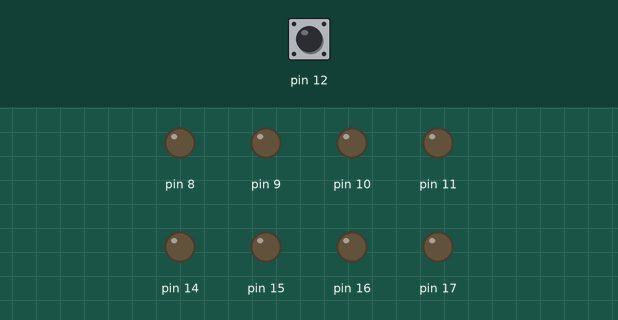
Recording of a sketch running on a simulated Arduino Uno, built with avr-gcc and run on an emulated ATmega328P. Parts: output pins drawn as LEDs (lit = HIGH). Inputs (shaded band) come from the test bench; at power-on: pin 12 LOW.

Above: at 1.2 s.
1.3 s: pin 12 driven HIGH
At 2.0 s:
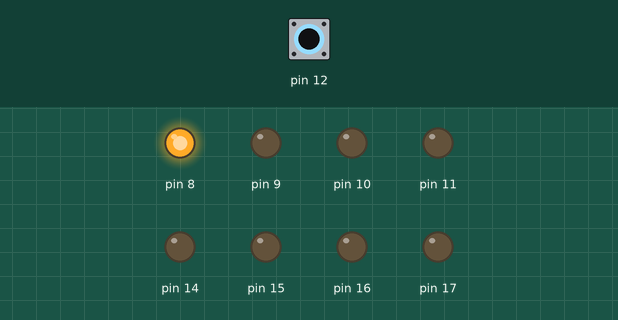
2.8 s: pin 12 pulsed LOW 5 times (0.12 s each, 0.3 s apart)
At 4.8 s:
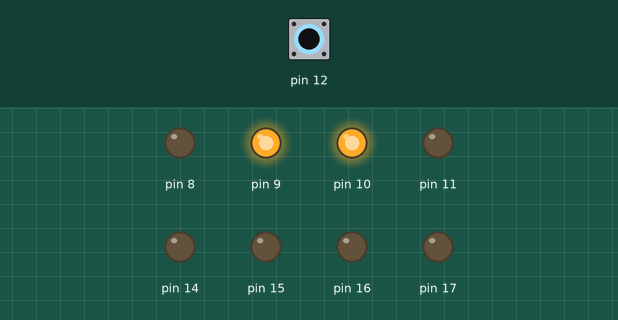
5.8 s: pin 12 pulsed LOW 2 times (0.12 s each, 0.3 s apart)
At 7.6 s:
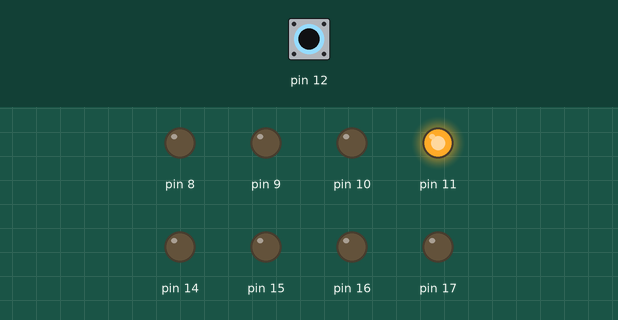
Timing chart, 0 to 9.1 s (numbered marks = the images above; inputs shaded):
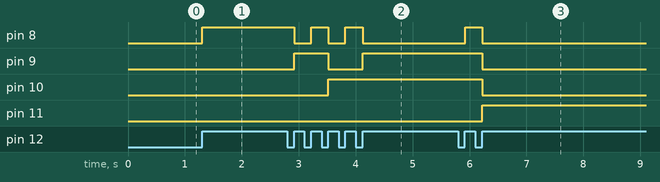

The sketch:

Part2.ino
```cpp
;void setup()
{
  asm(
"		JMP start				\n"
"delay: LDI	 r23,  81			\n"	//Delay 1 sec
"w1:	LDI	 r24,  255 			\n"
"w2:	LDI  r25,  255 			\n"
"w3:	DEC  r25  				\n"
"		BRNE w3					\n"
"		DEC  r24				\n"
"		BRNE w2					\n"
"		DEC  r23				\n"
"       BRNE w1					\n"
"		RET						\n"
";Your Functions Code Begin		\n" //Write your code
"d_1ms: LDI	 r24,  20 			\n" //~980us delay
"l1:	LDI  r25,  255 			\n"
"l2:	DEC  r25  				\n"
"		BRNE l2					\n"
"		DEC  r24				\n"
"		BRNE l1					\n"
"		RET						\n"
//Increment Function
"inc7: 	IN	 r25,  0x05			\n" // r25<- PORTB
"		ANDI r25,  0b00001111	\n"	// Get only seven segment bits
"		INC  r25				\n" // Increment first digit
"		LDI	 r24,  0b00001010	\n" // r24 <- 10
"		CP	 r25,  r24			\n" // Compare r25 - r24
"		BRNE incB				\n" // Jump incC if portB!=10
"		LDI  r25,  0b00000000   \n" // Clear R25 if r25==10
"	 	IN	 r23,  0x08			\n" // r23<- PORTC
"		ANDI r23,  0b00001111	\n"	// Get only seven segment bits
"		INC  r23				\n" // Increment first digit
"		CP	 r23,  r24			\n" // Compare r23 - r24
"		BRNE incC				\n" // Jump incC if portC !=10
"		LDI  r23,  0b00000000   \n" // Clear r25 if r25==10
"incC:  IN   r24,  0x08			\n" // Get r24<-PORTC
"		ANDI r24,  0b11110000	\n" // Clear r24 left 4 bit
"		OR	 r23,  r24			\n" // Write to new 7seg value
"		OUT  0x08, r23			\n" // Write portc new value
"incB:  IN   r24,  0x05			\n" // Get r24<-PORTB
"		ANDI r24,  0b11110000	\n" // Clear r24 left 4 bit
"		OR	 r25,  r24			\n" // Write to new 7seg value
"		OUT  0x05, r25			\n" // Write portb new value
"		RET						\n"
//Decrement Function
"dec7: 	IN	 r25,  0x05			\n" // r25<- PORTB
"		ANDI r25,  0b00001111	\n"	// Get only seven segment bits
"		DEC  r25				\n" // Decrement first digit
"		BRPL incB				\n" // Jump decC if portB>=0
"		LDI  r25,  0b00001001   \n" // Clear R25 if r25 10
"	 	IN	 r23,  0x08			\n" // r23<- PORTC
"		ANDI r23,  0b00001111	\n"	// Get only seven segment bits
"		DEC  r23				\n" // Decrement first digit
"		BRPL incC				\n" // Jump decC if portC>=0
"		LDI  r23,  0b00001001   \n" // Clear r25 if r25 10
"decC:  IN   r24,  0x08			\n" // Get r24<-PORTC
"		ANDI r24,  0b11110000	\n" // Clear r24 left 4 bit
"		OR	 r23,  r24			\n" // Write to new 7seg value
"		OUT  0x08, r23			\n" // Write portc new value
"decB:  IN   r24,  0x05			\n" // Get r24<-PORTB>=0
"		ANDI r24,  0b11110000	\n" // Clear r24 left 4 bit
"		OR	 r25,  r24			\n" // Write to new 7seg value
"		OUT  0x05, r25			\n" // Write portb new value
"		RET						\n"


";Your Functions Code End		\n"
"start:							\n" //Write your code
";Your Setup Code Begin			\n"
"		IN 	 r16,  0x04     	\n" //r16 <- DDRB
"		ORI	 r16,  0b00001111	\n"	//Set r16[3:0] for 7-segment
"		ANDI r16,  0b11001111	\n"	//Clear r16[5:4] for input
"		OUT  0x04, r16			\n" //DDRB <- r16

"		IN 	 r16,  0x07     	\n" //r16 <- DDRC
"		ORI	 r16,  0b00001111	\n"	//Set r16[3:0] for 7-segment
"		OUT  0x07, r16			\n" //DDRC <- r16

"		IN 	 r16,  0x05     	\n" //r16 <- PORTB
"		ANDI r16,  0b11110000	\n"	//Clear r16[3:0] for 7-segment
"		OUT  0x05, r16			\n" //PORTB <- r16

"		IN 	 r16,  0x08     	\n" //r16 <- PORTC
"		ANDI r16,  0b11110000	\n"	//Clear r16[3:0] for 7-segment
"		OUT  0x08, r16			\n" //PORTC <- r16
"       LDI  r20,  0b00000000	\n" // Use r20 as led flag
";Your Setup Code End			\n"
  );

}

void loop()
{

  asm(
"LOOP:							\n"//Write your code
";Your LOOP Code Begin			\n"
"   	IN 	 r16, 0x03			\n"//r16<- PINB
"   	MOV  r17, r16			\n"//Copy r16 to r17
"       MOV  r18, r20			\n"//Copy r20 to r18
"       ANDI r17, 0b00010000	\n"//Get Only First button bit
"       ANDI r18, 0b00010000	\n"//Get Only First button status bit
"		EOR	 r18, r17			\n"//Check first button status is changed
"		BREQ btn2				\n"//Branch btn2 if state is same
"		AND  r17, r17			\n"//Check r17 is zero or not
"		BREQ b1z				\n"//Branch if r17 zero
"		call inc7				\n"//Increment seven segment
"		ORI	 r20, 0b00010000 	\n"//Set status bit
"		JMP btn2				\n"//Jump to check btn2
"b1z:	ANDI r20, 0b11101111	\n"//Clear status bit
"btn2:  MOV  r18, r20			\n"//Copy r20 to r18
"       ANDI r16, 0b00100000	\n"//Get Only Second button bit
"       ANDI r18, 0b00100000	\n"//Get Only Second button status bit
"		EOR	 r18, r16			\n"//Check Second button status is changed
"		BREQ cont				\n"//Branch cont if state is same
"		AND  r16, r16			\n"//Check r16 is zero or not
"		BREQ b2z				\n"//Branch if r17 zero
"		call dec7				\n"//Decrement seven segment
"		ORI	 r20, 0b00100000 	\n"//Set status bit
"		JMP cont				\n"//Jump to check btn2
"b2z:	ANDI r20, 0b11011111	\n"//Clear status bit


"cont:		CALL d_1ms			\n" //Wait 1 ms
";Your LOOP Code End			\n"
"		JMP  LOOP				\n"
);

}
```

Measured:
- after the input at 1.3 s, pin 8: LOW → HIGH at once
- after the input at 2.8 s, pin 8: alternates HIGH for 0.30 s and LOW for 0.30 s, 5 changes in all, then stays LOW, starting after 0.12 s; pin 9: LOW → HIGH after 0.12 s, → LOW 0.60 s later, → HIGH 0.60 s later; pin 10: LOW → HIGH after 0.72 s
- after the input at 5.8 s, pin 8: LOW → HIGH after 0.12 s, → LOW 0.30 s later; pin 9, pin 10: HIGH → LOW after 0.42 s; pin 11: LOW → HIGH after 0.42 s
